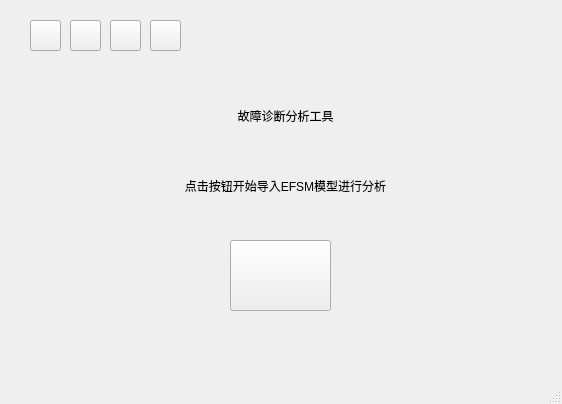
<?xml version="1.0" encoding="UTF-8"?>
<ui version="4.0">
 <class>MainWindow</class>
 <widget class="QMainWindow" name="MainWindow">
  <property name="geometry">
   <rect>
    <x>0</x>
    <y>0</y>
    <width>562</width>
    <height>404</height>
   </rect>
  </property>
  <property name="windowTitle">
   <string>MainWindow</string>
  </property>
  <widget class="QWidget" name="centralwidget">
   <widget class="QPushButton" name="pushButton">
    <property name="geometry">
     <rect>
      <x>30</x>
      <y>20</y>
      <width>31</width>
      <height>31</height>
     </rect>
    </property>
    <property name="text">
     <string/>
    </property>
   </widget>
   <widget class="QPushButton" name="pushButton_2">
    <property name="geometry">
     <rect>
      <x>70</x>
      <y>20</y>
      <width>31</width>
      <height>31</height>
     </rect>
    </property>
    <property name="text">
     <string/>
    </property>
   </widget>
   <widget class="QPushButton" name="pushButton_3">
    <property name="geometry">
     <rect>
      <x>110</x>
      <y>20</y>
      <width>31</width>
      <height>31</height>
     </rect>
    </property>
    <property name="text">
     <string/>
    </property>
   </widget>
   <widget class="QLabel" name="label">
    <property name="geometry">
     <rect>
      <x>50</x>
      <y>90</y>
      <width>471</width>
      <height>51</height>
     </rect>
    </property>
    <property name="text">
     <string>故障诊断分析工具</string>
    </property>
    <property name="alignment">
     <set>Qt::AlignCenter</set>
    </property>
   </widget>
   <widget class="QLabel" name="label_2">
    <property name="geometry">
     <rect>
      <x>50</x>
      <y>160</y>
      <width>471</width>
      <height>51</height>
     </rect>
    </property>
    <property name="text">
     <string>点击按钮开始导入EFSM模型进行分析</string>
    </property>
    <property name="alignment">
     <set>Qt::AlignCenter</set>
    </property>
   </widget>
   <widget class="QPushButton" name="pushButton_4">
    <property name="geometry">
     <rect>
      <x>230</x>
      <y>240</y>
      <width>101</width>
      <height>71</height>
     </rect>
    </property>
    <property name="text">
     <string/>
    </property>
   </widget>
   <widget class="QPushButton" name="pushButton_5">
    <property name="geometry">
     <rect>
      <x>150</x>
      <y>20</y>
      <width>31</width>
      <height>31</height>
     </rect>
    </property>
    <property name="text">
     <string/>
    </property>
   </widget>
  </widget>
  <widget class="QStatusBar" name="statusbar"/>
  <action name="action">
   <property name="text">
    <string>模型导入</string>
   </property>
  </action>
  <action name="action_2">
   <property name="text">
    <string>模型分析</string>
   </property>
  </action>
 </widget>
 <resources/>
 <connections>
  <connection>
   <sender>pushButton</sender>
   <signal>clicked()</signal>
   <receiver>MainWindow</receiver>
   <slot>close()</slot>
   <hints>
    <hint type="sourcelabel">
     <x>47</x>
     <y>37</y>
    </hint>
    <hint type="destinationlabel">
     <x>45</x>
     <y>96</y>
    </hint>
   </hints>
  </connection>
  <connection>
   <sender>pushButton_2</sender>
   <signal>clicked()</signal>
   <receiver>MainWindow</receiver>
   <slot>lower()</slot>
   <hints>
    <hint type="sourcelabel">
     <x>81</x>
     <y>45</y>
    </hint>
    <hint type="destinationlabel">
     <x>84</x>
     <y>85</y>
    </hint>
   </hints>
  </connection>
  <connection>
   <sender>pushButton_3</sender>
   <signal>clicked()</signal>
   <receiver>label</receiver>
   <slot>showMaximized()</slot>
   <hints>
    <hint type="sourcelabel">
     <x>129</x>
     <y>37</y>
    </hint>
    <hint type="destinationlabel">
     <x>129</x>
     <y>92</y>
    </hint>
   </hints>
  </connection>
 </connections>
</ui>
